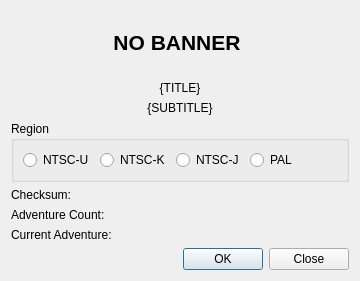
<?xml version="1.0" encoding="UTF-8"?>
<ui version="4.0">
 <class>SaveInfoDialog</class>
 <widget class="QDialog" name="SaveInfoDialog">
  <property name="windowTitle">
   <string>File Info</string>
  </property>
  <layout class="QGridLayout" name="gridLayout">
   <item row="0" column="3">
    <spacer name="horizontalSpacer_2">
     <property name="orientation">
      <enum>Qt::Horizontal</enum>
     </property>
     <property name="sizeHint" stdset="0">
      <size>
       <width>40</width>
       <height>20</height>
      </size>
     </property>
    </spacer>
   </item>
   <item row="7" column="1" colspan="3">
    <widget class="QDialogButtonBox" name="buttonBox">
     <property name="orientation">
      <enum>Qt::Horizontal</enum>
     </property>
     <property name="standardButtons">
      <set>QDialogButtonBox::Close|QDialogButtonBox::Ok</set>
     </property>
    </widget>
   </item>
   <item row="0" column="1">
    <widget class="QLabel" name="bannerImg">
     <property name="minimumSize">
      <size>
       <width>192</width>
       <height>64</height>
      </size>
     </property>
     <property name="maximumSize">
      <size>
       <width>192</width>
       <height>64</height>
      </size>
     </property>
     <property name="text">
      <string>&lt;html&gt;&lt;head/&gt;&lt;body&gt;&lt;p align=&quot;center&quot;&gt;&lt;span style=&quot; font-size:16pt; font-weight:600;&quot;&gt;NO BANNER&lt;/span&gt;&lt;/p&gt;&lt;/body&gt;&lt;/html&gt;</string>
     </property>
     <property name="alignment">
      <set>Qt::AlignCenter</set>
     </property>
    </widget>
   </item>
   <item row="0" column="0">
    <spacer name="horizontalSpacer">
     <property name="orientation">
      <enum>Qt::Horizontal</enum>
     </property>
     <property name="sizeHint" stdset="0">
      <size>
       <width>40</width>
       <height>20</height>
      </size>
     </property>
    </spacer>
   </item>
   <item row="3" column="0" colspan="4">
    <widget class="QGroupBox" name="groupBox">
     <property name="title">
      <string>Region</string>
     </property>
     <layout class="QHBoxLayout" name="horizontalLayout">
      <item>
       <widget class="QRadioButton" name="ntscURB">
        <property name="enabled">
         <bool>true</bool>
        </property>
        <property name="text">
         <string>NTSC-U</string>
        </property>
        <attribute name="buttonGroup">
         <string notr="true">regionBtnGroup</string>
        </attribute>
       </widget>
      </item>
      <item>
       <widget class="QRadioButton" name="ntscKRB">
        <property name="enabled">
         <bool>true</bool>
        </property>
        <property name="text">
         <string>NTSC-K</string>
        </property>
        <attribute name="buttonGroup">
         <string notr="true">regionBtnGroup</string>
        </attribute>
       </widget>
      </item>
      <item>
       <widget class="QRadioButton" name="ntscJRB">
        <property name="enabled">
         <bool>true</bool>
        </property>
        <property name="text">
         <string>NTSC-J</string>
        </property>
        <attribute name="buttonGroup">
         <string notr="true">regionBtnGroup</string>
        </attribute>
       </widget>
      </item>
      <item>
       <widget class="QRadioButton" name="palRB">
        <property name="enabled">
         <bool>true</bool>
        </property>
        <property name="text">
         <string>PAL</string>
        </property>
        <attribute name="buttonGroup">
         <string notr="true">regionBtnGroup</string>
        </attribute>
       </widget>
      </item>
      <item>
       <spacer name="horizontalSpacer_3">
        <property name="orientation">
         <enum>Qt::Horizontal</enum>
        </property>
        <property name="sizeHint" stdset="0">
         <size>
          <width>40</width>
          <height>20</height>
         </size>
        </property>
       </spacer>
      </item>
     </layout>
    </widget>
   </item>
   <item row="4" column="0" colspan="4">
    <widget class="QLabel" name="checkSumLbl">
     <property name="text">
      <string>Checksum:</string>
     </property>
    </widget>
   </item>
   <item row="5" column="0" colspan="4">
    <widget class="QLabel" name="adventureCountLbl">
     <property name="text">
      <string>Adventure Count:</string>
     </property>
    </widget>
   </item>
   <item row="6" column="0" colspan="2">
    <widget class="QLabel" name="currentAdventureLbl">
     <property name="text">
      <string>Current Adventure:</string>
     </property>
    </widget>
   </item>
   <item row="1" column="0" colspan="4">
    <widget class="QLabel" name="titleLbl">
     <property name="text">
      <string>{TITLE}</string>
     </property>
     <property name="alignment">
      <set>Qt::AlignCenter</set>
     </property>
    </widget>
   </item>
   <item row="2" column="0" colspan="4">
    <widget class="QLabel" name="subtitleLbl">
     <property name="text">
      <string>{SUBTITLE}</string>
     </property>
     <property name="alignment">
      <set>Qt::AlignCenter</set>
     </property>
    </widget>
   </item>
  </layout>
 </widget>
 <tabstops>
  <tabstop>buttonBox</tabstop>
 </tabstops>
 <resources/>
 <connections>
  <connection>
   <sender>buttonBox</sender>
   <signal>accepted()</signal>
   <receiver>SaveInfoDialog</receiver>
   <slot>accept()</slot>
   <hints>
    <hint type="sourcelabel">
     <x>257</x>
     <y>290</y>
    </hint>
    <hint type="destinationlabel">
     <x>157</x>
     <y>274</y>
    </hint>
   </hints>
  </connection>
  <connection>
   <sender>buttonBox</sender>
   <signal>rejected()</signal>
   <receiver>SaveInfoDialog</receiver>
   <slot>reject()</slot>
   <hints>
    <hint type="sourcelabel">
     <x>379</x>
     <y>289</y>
    </hint>
    <hint type="destinationlabel">
     <x>286</x>
     <y>274</y>
    </hint>
   </hints>
  </connection>
  <connection>
   <sender>regionBtnGroup</sender>
   <signal>buttonToggled(QAbstractButton*,bool)</signal>
   <receiver>SaveInfoDialog</receiver>
   <slot>onRegionChanged(QAbstractButton*,bool)</slot>
   <hints>
    <hint type="sourcelabel">
     <x>-1</x>
     <y>-1</y>
    </hint>
    <hint type="destinationlabel">
     <x>194</x>
     <y>152</y>
    </hint>
   </hints>
  </connection>
 </connections>
 <slots>
  <slot>onRegionChanged(QAbstractButton*,bool)</slot>
 </slots>
 <buttongroups>
  <buttongroup name="regionBtnGroup"/>
 </buttongroups>
</ui>
